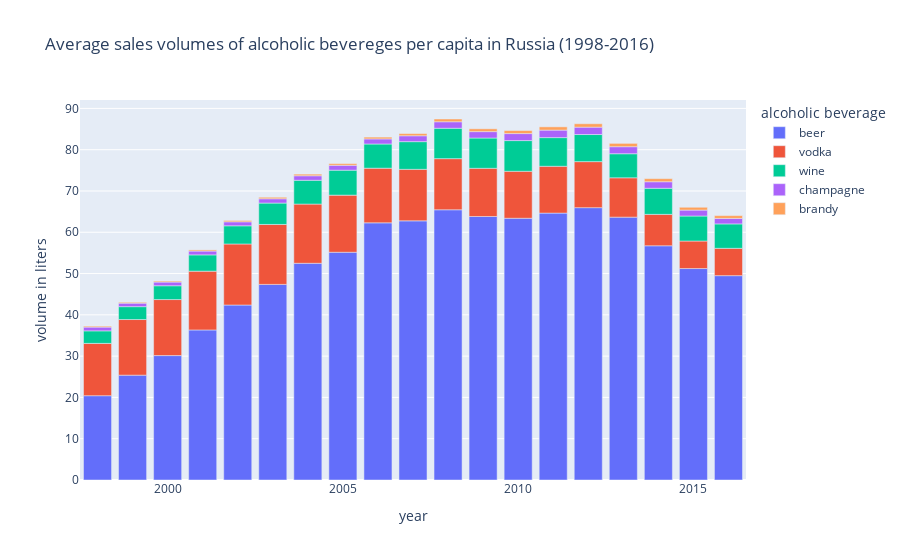

Notebook source saved alongside this figure:
### Markdown cell above
## 3.1 What kinds of alcoholic beverages were consumed in Russia over the observed time period?

### Code cell
fig = px.bar(df_data, x=df_data.index, y=drink_cat, 
            title="Average sales volumes of alcoholic bevereges per capita in Russia (1998-2016)", 
            labels={"value":"volume in liters", "variable":"alcoholic beverage"})
fig.show()

### Figure 1 — Plotly figure (JSON) as saved in the notebook; plotly's stock layout.template omitted (floating-point values rounded to 4 significant figures)
{"data": [{"alignmentgroup": "True", "hovertemplate": "alcoholic beverage=beer<br>year=%{x}<br>volume in liters=%{y}<extra></extra>", "legendgroup": "beer", "marker": {"color": "#636efa", "pattern": {"shape": ""}}, "name": "beer", "offsetgroup": "beer", "orientation": "v", "showlegend": true, "textposition": "auto", "type": "bar", "x": [1998, 1999, 2000, 2001, 2002, 2003, 2004, 2005, 2006, 2007, 2008, 2009, 2010, 2011, 2012, 2013, 2014, 2015, 2016], "xaxis": "x", "y": [20.42, 25.4, 30.13, 36.34, 42.38, 47.37, 52.49, 55.16, 62.29, 62.76, 65.45, 63.82, 63.39, 64.64, 65.96, 63.67, 56.73, 51.21, 49.49], "yaxis": "y"}, {"alignmentgroup": "True", "hovertemplate": "alcoholic beverage=vodka<br>year=%{x}<br>volume in liters=%{y}<extra></extra>", "legendgroup": "vodka", "marker": {"color": "#EF553B", "pattern": {"shape": ""}}, "name": "vodka", "offsetgroup": "vodka", "orientation": "v", "showlegend": true, "textposition": "auto", "type": "bar", "x": [1998, 1999, 2000, 2001, 2002, 2003, 2004, 2005, 2006, 2007, 2008, 2009, 2010, 2011, 2012, 2013, 2014, 2015, 2016], "xaxis": "x", "y": [12.67, 13.47, 13.57, 14.24, 14.79, 14.52, 14.33, 13.83, 13.24, 12.48, 12.38, 11.67, 11.38, 11.34, 11.14, 9.528, 7.606, 6.667, 6.625], "yaxis": "y"}, {"alignmentgroup": "True", "hovertemplate": "alcoholic beverage=wine<br>year=%{x}<br>volume in liters=%{y}<extra></extra>", "legendgroup": "wine", "marker": {"color": "#00cc96", "pattern": {"shape": ""}}, "name": "wine", "offsetgroup": "wine", "orientation": "v", "showlegend": true, "textposition": "auto", "type": "bar", "x": [1998, 1999, 2000, 2001, 2002, 2003, 2004, 2005, 2006, 2007, 2008, 2009, 2010, 2011, 2012, 2013, 2014, 2015, 2016], "xaxis": "x", "y": [3.03, 3.121, 3.343, 3.938, 4.402, 5.184, 5.768, 6.042, 5.857, 6.704, 7.365, 7.337, 7.435, 6.939, 6.567, 5.825, 6.319, 6.053, 5.91], "yaxis": "y"}, {"alignmentgroup": "True", "hovertemplate": "alcoholic beverage=champagne<br>year=%{x}<br>volume in liters=%{y}<extra></extra>", "legendgroup": "champagne", "marker": {"color": "#ab63fa", "pattern": {"shape": ""}}, "name": "champagne", "offsetgroup": "champagne", "orientation": "v", "showlegend": true, "textposition": "auto", "type": "bar", "x": [1998, 1999, 2000, 2001, 2002, 2003, 2004, 2005, 2006, 2007, 2008, 2009, 2010, 2011, 2012, 2013, 2014, 2015, 2016], "xaxis": "x", "y": [0.9136, 0.8469, 0.8926, 0.9317, 0.9671, 1.035, 1.094, 1.185, 1.231, 1.422, 1.57, 1.548, 1.696, 1.818, 1.783, 1.706, 1.584, 1.44, 1.335], "yaxis": "y"}, {"alignmentgroup": "True", "hovertemplate": "alcoholic beverage=brandy<br>year=%{x}<br>volume in liters=%{y}<extra></extra>", "legendgroup": "brandy", "marker": {"color": "#FFA15A", "pattern": {"shape": ""}}, "name": "brandy", "offsetgroup": "brandy", "orientation": "v", "showlegend": true, "textposition": "auto", "type": "bar", "x": [1998, 1999, 2000, 2001, 2002, 2003, 2004, 2005, 2006, 2007, 2008, 2009, 2010, 2011, 2012, 2013, 2014, 2015, 2016], "xaxis": "x", "y": [0.2289, 0.2109, 0.2337, 0.2756, 0.3207, 0.3634, 0.3927, 0.4111, 0.437, 0.5346, 0.6704, 0.6827, 0.7346, 0.7873, 0.8284, 0.8025, 0.747, 0.6771, 0.6711], "yaxis": "y"}], "layout": {"barmode": "relative", "legend": {"title": {"text": "alcoholic beverage"}, "tracegroupgap": 0}, "title": {"text": "Average sales volumes of alcoholic bevereges per capita in Russia (1998-2016)"}, "xaxis": {"anchor": "y", "domain": [0, 1], "title": {"text": "year"}}, "yaxis": {"anchor": "x", "domain": [0, 1], "title": {"text": "volume in liters"}}}}
